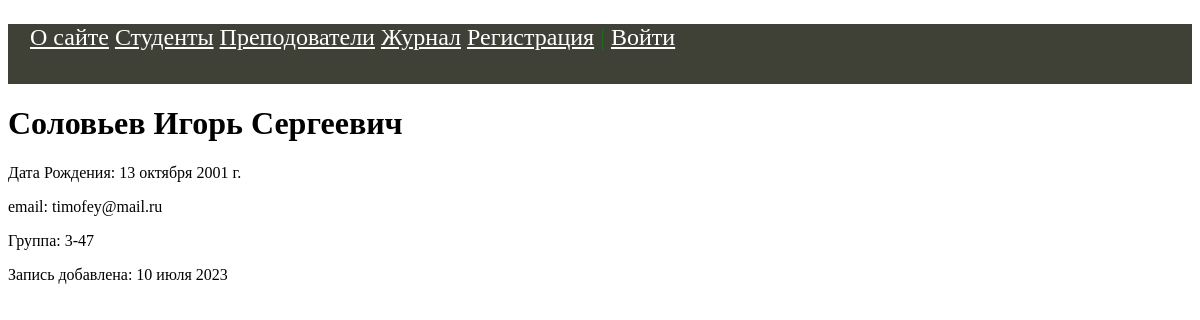
Before: /student/timofey1/ with the older database file.
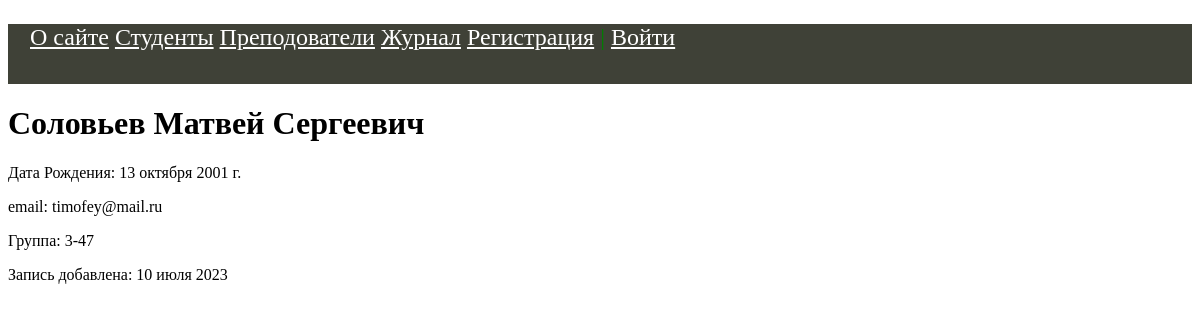
After: the same page with the newer database file.
### students/models.py (models this page shows, shortened)
class Student(models.Model):
    objects = models.Model
    first_name = models.CharField(verbose_name='Имя', max_length=50)
    last_name = models.CharField(verbose_name='Фамилия', max_length=50)
    middle_name = models.CharField(verbose_name='Отчество', max_length=50)
    email = models.EmailField(verbose_name='e-mail', blank=True)
    birth_date = models.DateField(verbose_name='Дата Рождения', default=date(1975, 9, 5))
    created_at = models.DateTimeField(verbose_name='Дата создания', auto_now_add=True)
    updated_at = models.DateTimeField(verbose_name='Дата изменения', auto_now=True)
    is_study = models.BooleanField(verbose_name='Учится', default=True)
    photo = models.ImageField(verbose_name='Фото', upload_to="photos/%Y/%m/%d")
    group = models.ForeignKey('Group', on_delete=models.CASCADE, verbose_name='Группа')
    slug = models.SlugField(verbose_name='URL', max_length=255, unique=True, db_index=True)
    user = models.ForeignKey(User, verbose_name='Пользователь', on_delete=models.CASCADE)
    class Meta:
        verbose_name = 'Студент'
        verbose_name_plural = 'Студенты'
        ordering = ['last_name', 'first_name']

class Group(models.Model):
    name = models.CharField(verbose_name='Группа', max_length=5)
    course = models.CharField(verbose_name='Курс', max_length=2)
    enrollment_year = models.IntegerField(verbose_name='Год зачисления')
    objects = models.Manager()
    class Meta:
        verbose_name = 'Группа'
        verbose_name_plural = 'Группы'
        ordering = ['course', 'enrollment_year']
    def __str__(self):
        return f'{self.course}-{self.name}'

### students/views.py (the view)
# urls.py: path('student/<slug:stud_slug>/', ShowStudent.as_view(), name='student'),
class ShowStudent(DataMixin, DetailView):
    def get_context_data(self, *, object_list=None, **kwargs):
        context = super().get_context_data(**kwargs)
        auth = self.request.user.is_authenticated
        c_def = self.get_user_context(title=kwargs['object'].last_name, auth=auth)
        print(kwargs['object'].last_name)
        return {**context, **c_def}
    model = Student
    template_name = 'students/student.html'
    slug_url_kwarg = 'stud_slug'
    context_object_name = 'st'

### students/utils.py (called while the page is built)
    def get_user_context(self, **kwargs):
        context = kwargs
        context['menu'] = menu
        return context

### students/templates/students/student.html (shortened to what this page needs)
{% extends 'students/base.html' %}
{% block content %}
<h1>{{ st.last_name }} {{ st.first_name }} {{ st.middle_name }}</h1>
<p>Дата Рождения: {{ st.birth_date }}</p>
<p>email: {{ st.email }}</p>
<p>Группа: {{ st.group }}</p>
<p>Запись добавлена: {{st.created_at | date:"d E Y" }}</p>
<br>
{% endblock %}

Changed rows visible on the page:
changed Student "Соловьев": first_name "Игорь" → "Матвей"
